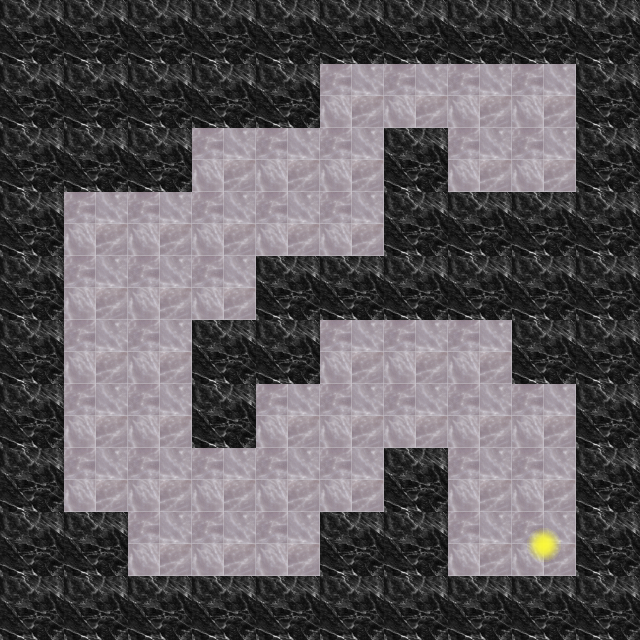

Below is a game level as drawn by its tile map, then a one-line description and the .tmx that defines it (tile-layer data replaced by summaries):
An orthogonal 10x10 tile map with 64x64 px tiles, 1 tile layer (floor), 1 hidden layer not drawn.

<map version="1.0" tiledversion="1.1.4" orientation="orthogonal" renderorder="right-down" width="10" height="10" tilewidth="64" tileheight="64" infinite="0" nextobjectid="1">
 <tileset firstgid="1" name="tiles" tilewidth="64" tileheight="64" tilecount="12" columns="3">
  <image source="../../app/javascript/images/tiles-sprite.png" width="192" height="256" />
 </tileset>
 <layer name="floor" width="10" height="10">
  <data>[100 cells, 100 non-empty, 3 distinct tile ids]</data>
 </layer>
 <layer name="treasures" width="10" height="10" visible="0">
  <data>[100 cells, 4 non-empty, 1 distinct tile ids]</data>
 </layer>
</map>